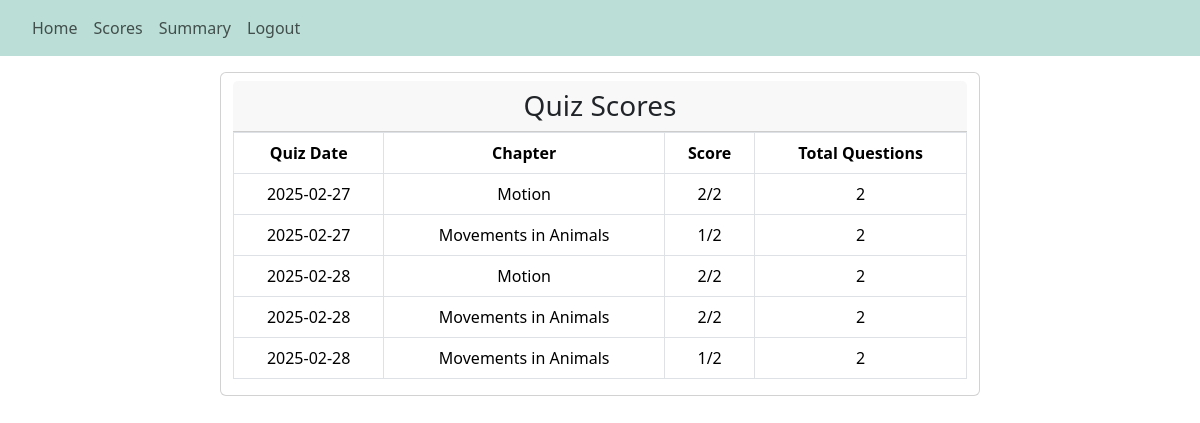
/user_scores (signed in), run on the app's committed database.
### backend/models.py (models this page shows)
class Score(db.Model):
    __tablename__ = "score"
    id = db.Column(db.Integer, primary_key=True)
    user_id = db.Column(db.Integer, db.ForeignKey('user.id'), nullable=False)
    quiz_id = db.Column(db.Integer, db.ForeignKey('quiz.id'), nullable=False)
    score = db.Column(db.Integer, nullable=False)
    date = db.Column(db.String, nullable=False)

class Chapter(db.Model):
    __tablename__ = "chapter"
    id = db.Column(db.Integer, primary_key=True)
    name = db.Column(db.String(100), nullable=False)
    desc = db.Column(db.String(200), nullable=False, default="No Description")
    subject_id = db.Column(db.Integer, db.ForeignKey('subject.id'), nullable=False)
    quizzes = db.relationship('Quiz', backref='chapter', lazy=True)

### backend/controllers.py (the view)
@app.route('/user_scores')
@login_required
def user_scores():
    user_scores = Score.query.filter_by(user_id=current_user.id).all()
    score_data = []
    for score_entry in user_scores:
        quiz = Quiz.query.get(score_entry.quiz_id)
        if quiz:
            chapter = Chapter.query.get(quiz.chapter_id)
            if chapter:
                score_data.append({
                    'quiz_date': score_entry.date,
                    'chapter_name': chapter.name,
                    'score': score_entry.score,
                    'total_questions': len(quiz.questions)
                })
    return render_template('user_scores.html', user=current_user, scores=score_data)

### app.py (called while the page is built)
def start():
    quiz_app = Flask(__name__)
    quiz_app.config["SQLALCHEMY_DATABASE_URI"]="sqlite:///quiz_db.sqlite3"
    quiz_app.config["SECRET_KEY"] = "this_is_a_secret_for_quiz_app"
    db.init_app(quiz_app)
    quiz_app.app_context().push()
    quiz_app.debug = True
    db.create_all()
    create_admin()
    login_manager = LoginManager()
    login_manager.login_view = 'login'
    login_manager.init_app(quiz_app)
    @login_manager.user_loader
    def load_user(id):
        return User.query.get(int(id))
    print("Quiz app is running... ")

### templates/user_scores.html (shortened to what this page needs)
{% extends "base.html" %}  {% block nav %}
<nav class="navbar navbar-expand-lg navbar-light">
  <div class="collapse navbar-collapse mx-4" id="navbarSupportedContent">
    <ul class="navbar-nav mr-auto">
      <li class="nav-item active">
        <a class="nav-link" href="/user">Home</a>
      </li>
      <li class="nav-item">
        <a class="nav-link" href="/user_scores">Scores</a>
      </li>
      <li class="nav-item">
        <a class="nav-link" href="/user_summary">Summary</a>
      </li>
      <li class="nav-item">
        <a class="nav-link" href="/logout">Logout</a>
      </li>
    </ul>
  </div>
</nav>
{% endblock %} {% block content %}
<div class="container">
  <div class="row justify-content-center">
    <div class="card col-lg-8 mt-3 table-responsive">
      <h3 class="card-header text-center mt-2">Quiz Scores</h3>
      <table class="table table-bordered">
        <thead>
          <tr>
            <th class="text-center">Quiz Date</th>
            <th class="text-center">Chapter</th>
            <th class="text-center">Score</th>
            <th class="text-center">Total Questions</th>
          </tr>
        </thead>
        <tbody>
          {% for score in scores %}
          <tr>
            <td class="text-center">{{ score.quiz_date }}</td>
            <td class="text-center">{{ score.chapter_name }}</td>
            <td class="text-center">{{ score.score }}/{{ score.total_questions }}</td>
            <td class="text-center">{{ score.total_questions }}</td>
          </tr>
          {% endfor %}
        </tbody>
      </table>
    </div>
  </div>
</div>
{% endblock %}

### templates/user_scores.html (style rules this page uses)
nav { background-color: #BBDED6; }

### data on the page
Score: quiz_date "2025-02-27"
Chapter: chapter_name "Motion" "Motion"
Score: quiz_date "2025-02-27"
Chapter: chapter_name "Movements in Animals" "Movements in Animals" "Movements in Animals"
Score: quiz_date "2025-02-28"
Score: quiz_date "2025-02-28"
Score: quiz_date "2025-02-28"

### other printed values
{{ score.score }} "2" "1" "2" "2" "1"
{{ score.total_questions }} "2" "2" "2" "2" "2"
